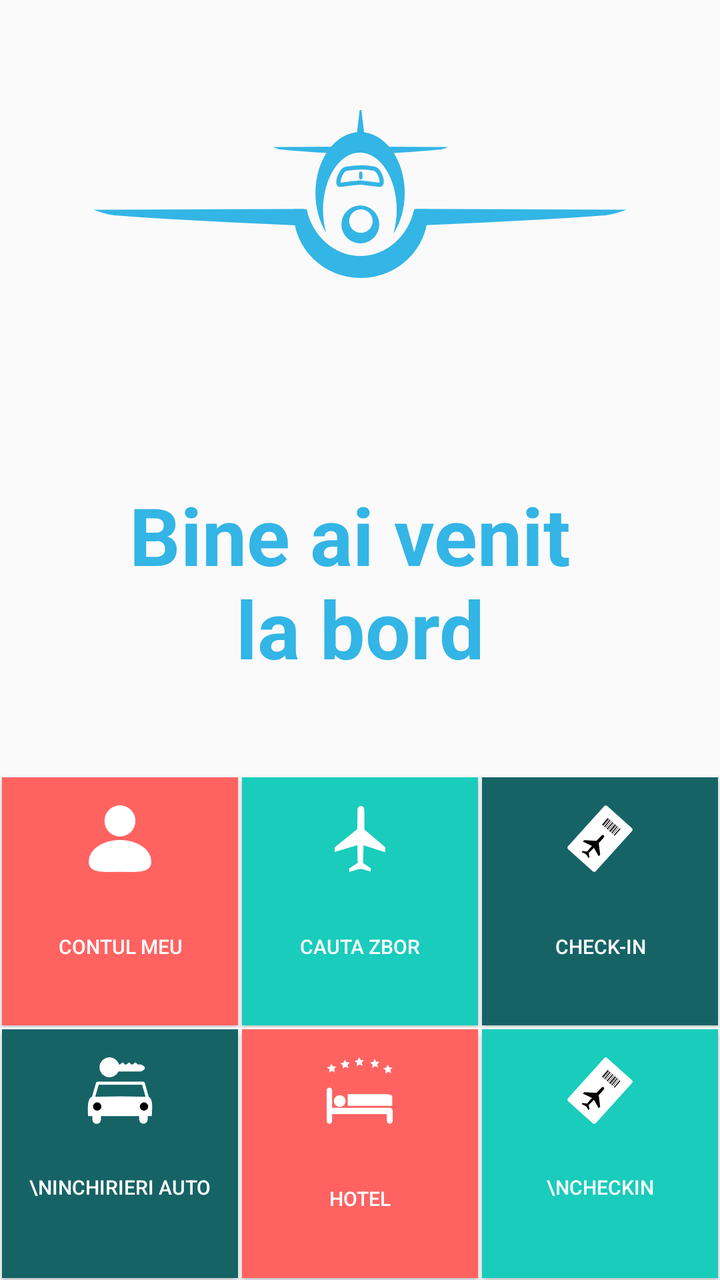
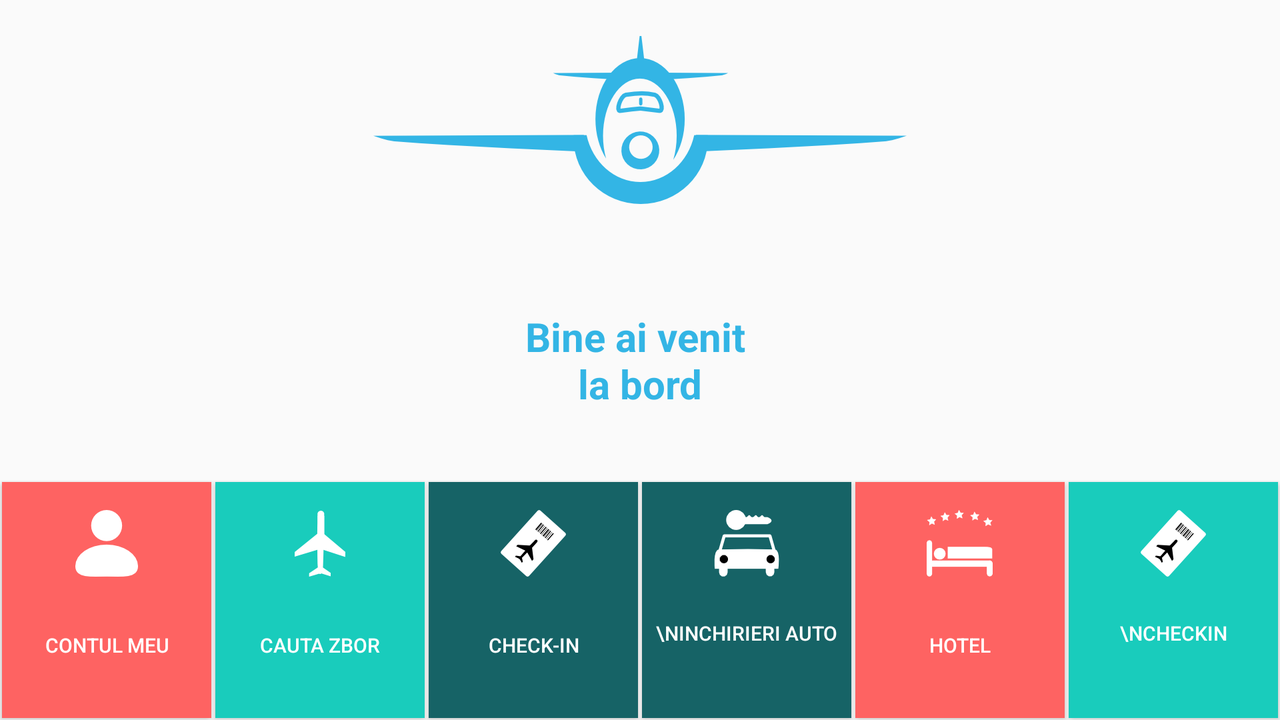

Two renders of one Android screen. The first uses the default layout on a phone; the second uses the alternative layout the repository ships for a different screen configuration, on a matching device. The two XML files are below.
<!-- AndroidManifest.xml: application theme AppTheme -->
<!-- res/layout/home_activity_layer.xml -->
<LinearLayout xmlns:android="http://schemas.android.com/apk/res/android"
    xmlns:tools="http://schemas.android.com/tools"
    android:id="@+id/home_activity"
    android:layout_width="fill_parent"
    android:layout_height="fill_parent"
    android:orientation="vertical"
    android:keepScreenOn="false"
    tools:context="com.example.adrian.com.blueair.HomeActivity">

    <ImageView
        android:layout_width="wrap_content"
        android:layout_height="0dp"
        android:layout_weight="1"
        android:src="@drawable/splash"
        android:layout_gravity="center"/>

    <TextView
        android:id="@+id/fullscreen_content"
        android:layout_width="match_parent"
        android:layout_height="0dp"
        android:layout_weight="1"
        android:gravity="center"
        android:keepScreenOn="true"
        android:text="@string/homeMainText"
        android:textColor="#33b5e5"
        android:textSize="40sp"
        android:textStyle="bold" />

    <LinearLayout
        android:layout_width="match_parent"
        android:layout_height="0dp"
        android:layout_weight="1.3"
        android:orientation="vertical"
        android:layout_marginBottom="0dp">
            <LinearLayout
                android:layout_width="match_parent"
                android:layout_height="0dp"
                android:layout_weight="1"
                android:layout_margin="0dp"
                android:orientation="horizontal"
                android:layout_gravity="bottom">
                <Button
                    style="@style/homeActivityButtonStyle"
                    android:id="@+id/home_user_button"
                    android:text="@string/userText"
                    android:drawableTop="@drawable/user"
                    android:background="@color/lightOrange" />

                <Button
                    style="@style/homeActivityButtonStyle"
                    android:text="@string/flightText"
                    android:id="@+id/home_flight_button"
                    android:drawableTop="@drawable/airplane"
                    android:background="@color/lightBlue"/>
                <Button
                    style="@style/homeActivityButtonStyle"
                    android:id="@+id/home_checkin_button"
                    android:text="@string/checkinText"
                    android:drawableTop="@drawable/home_page_checkin"
                    android:background="@color/darkBrown" />
            </LinearLayout>

            <LinearLayout
                android:layout_width="match_parent"
                android:layout_height="0dp"
                android:layout_weight="1"
                android:layout_margin="0dp"
                android:orientation="horizontal"
                android:layout_gravity="bottom">

                <Button
                    style="@style/homeActivityButtonStyle"
                    android:text="\nInchirieri auto"
                    android:id="@+id/button4"
                    android:drawableTop="@drawable/llave"
                    android:background="@color/darkBrown"/>

                <Button
                    style="@style/homeActivityButtonStyle"
                    android:text="@string/hotelText"
                    android:id="@+id/button5"
                    android:drawableTop="@drawable/hotel"
                    android:background="@color/lightOrange"/>
                <Button
                    style="@style/homeActivityButtonStyle"
                    android:id="@+id/button6"
                    android:text="\ncheckin"
                    android:drawableTop="@drawable/home_page_checkin"
                    android:background="@color/lightBlue"/>
            </LinearLayout>
    </LinearLayout>

</LinearLayout>
<!-- resources referenced by this layout -->
<resources>
  <color name="darkBrown">
          #166366
      </color>
  <color name="lightBlue">
              #19ccbc
      </color>
  <color name="lightOrange">
          #fe6362
      </color>
  <!-- drawable airplane: png bitmap (drawable, 553 bytes) -->
  <!-- drawable home_page_checkin: png bitmap (drawable, 932 bytes) -->
  <!-- drawable hotel: png bitmap (drawable, 603 bytes) -->
  <!-- drawable llave: png bitmap (drawable, 733 bytes) -->
  <!-- drawable splash: png bitmap (drawable, 4313 bytes) -->
  <!-- drawable user: png bitmap (drawable, 627 bytes) -->
  <string name="checkinText">\nCheck-in</string>
  <string name="flightText">\nCauta zbor</string>
  <string name="homeMainText">Bine ai venit \nla bord</string>
  <string name="hotelText">\nHotel</string>
  <string name="userText">\nContul meu</string>
  <style name="homeActivityButtonStyle">
          <item name="android:layout_width">0dp</item>
          <item name="android:layout_height">match_parent</item>
          <item name="android:layout_weight">1</item>
          <item name="android:layout_margin">1dp</item>
          <item name="android:paddingTop">14dp</item>
          <item name="android:paddingBottom">14dp</item>
          <item name="android:textSize">10sp</item>
          <item name="android:textColor">@color/white</item>
      </style>
  <style name="AppTheme" parent="Theme.AppCompat.Light.DarkActionBar">
          
          <item name="android:actionBarStyle">@style/MyActionBar</item>
      </style>
  <color name="white">
          #ffffff
      </color>
  <style name="MyActionBar" parent="@style/Widget.AppCompat.Light.ActionBar.Solid.Inverse">
          <item name="android:background">@drawable/actionbar_background</item>
  
          
          <item name="background">@color/blue</item>
          <item name="android:windowActionBarOverlay">true</item>
          <item name="windowActionBarOverlay">true</item>
  
      </style>
  <!-- drawable actionbar_background: png bitmap (drawable, 203 bytes) -->
  <color name="blue">
          #0574c9
      </color>
</resources>
<!-- res/layout-land/home_activity_layer.xml (the author's variant of the layout above) -->
<!-- drawn on the phone turned sideways -->
<LinearLayout xmlns:android="http://schemas.android.com/apk/res/android"
    xmlns:tools="http://schemas.android.com/tools"
    android:id="@+id/home_activity"
    android:layout_width="fill_parent"
    android:layout_height="fill_parent"
    android:orientation="vertical"
    android:keepScreenOn="false"
    tools:context="com.example.adrian.com.blueair.HomeActivity">

    
    <ImageView
        android:layout_width="wrap_content"
        android:layout_height="0dp"
        android:layout_weight="1"
        android:src="@drawable/splash"
        android:layout_gravity="center"/>

    <TextView
        android:id="@+id/fullscreen_content"
        android:layout_width="match_parent"
        android:layout_height="0dp"
        android:layout_weight="1"
        android:gravity="center"
        android:keepScreenOn="true"
        android:text="@string/homeMainText"
        android:textColor="#33b5e5"
        android:textSize="20sp"
        android:textStyle="bold" />

    <LinearLayout
        android:layout_width="match_parent"
        android:layout_height="0dp"
        android:layout_weight="1"
        android:orientation="horizontal"
        android:layout_marginBottom="0dp">

            <Button
                style="@style/homeActivityButtonStyle"
                android:id="@+id/home_user_button"
                android:text="@string/userText"
                android:drawableTop="@drawable/user"
                android:background="@color/lightOrange" />

            <Button
                style="@style/homeActivityButtonStyle"
                android:text="@string/flightText"
                android:id="@+id/home_flight_button"
                android:drawableTop="@drawable/airplane"
                android:background="@color/lightBlue"/>
            <Button
                style="@style/homeActivityButtonStyle"
                android:id="@+id/home_checkin_button"
                android:text="@string/checkinText"
                android:drawableTop="@drawable/home_page_checkin"
                android:background="@color/darkBrown" />


            <Button
                style="@style/homeActivityButtonStyle"
                android:text="\nInchirieri auto"
                android:id="@+id/button4"
                android:drawableTop="@drawable/llave"
                android:background="@color/darkBrown"/>

            <Button
                style="@style/homeActivityButtonStyle"
                android:text="@string/hotelText"
                android:id="@+id/button5"
                android:drawableTop="@drawable/hotel"
                android:background="@color/lightOrange"/>
            <Button
                style="@style/homeActivityButtonStyle"
                android:id="@+id/button6"
                android:text="\ncheckin"
                android:drawableTop="@drawable/home_page_checkin"
                android:background="@color/lightBlue"/>
        </LinearLayout>
</LinearLayout>
